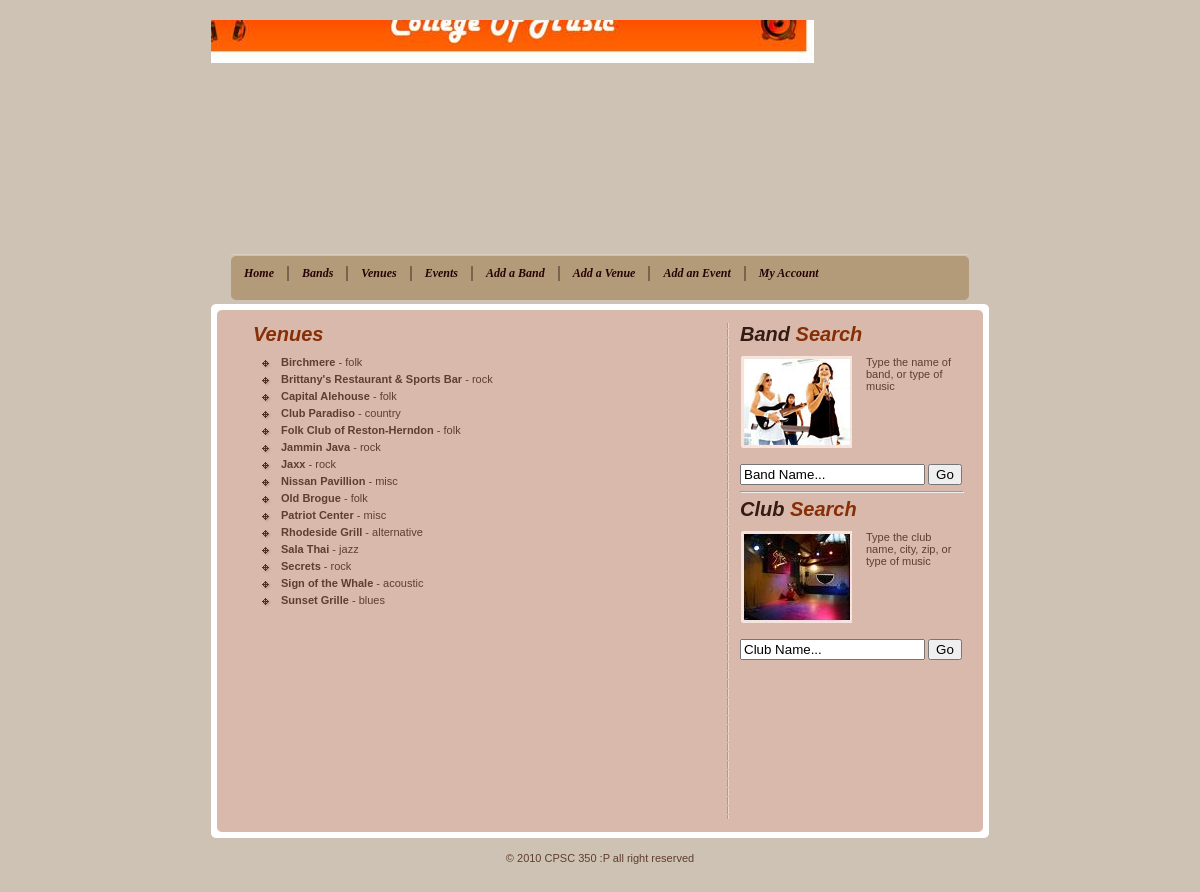
The page /venues.php on the database its author committed.
### tables this page shows
CREATE TABLE IF NOT EXISTS `venue` (
  `venueId` int(11) NOT NULL AUTO_INCREMENT,
  `name` varchar(100) NOT NULL,
  `city` varchar(20) NOT NULL,
  `zipcode` int(11) NOT NULL,
  `description` text NOT NULL,
  `musicType` varchar(100) NOT NULL,
  PRIMARY KEY (`venueId`),
  UNIQUE KEY `name` (`name`),
  KEY `city` (`city`,`zipcode`),
  KEY `musicType` (`musicType`)
);

### venues.php (the view)
<?php include("header.php");?>
<h2>Venues</h2>
<ul>
	<?php
	$search = str_replace("'","\'",$_POST['venueSearch']);
	$query = "SELECT * FROM Venue WHERE name LIKE '%{$search}%' OR city LIKE '%{$search}%' OR zipcode = '{$search}' OR musicType LIKE '%{$search}%' ORDER BY name ASC";
	$result = mysqli_query($db,$query);
	while($row = mysqli_fetch_array($result)) { ?>
	<li>
		<a href="venue.php?venueId=<?php echo $row['venueId'];?>"><?php echo $row['name'];?></a> - <?php echo $row['musicType'];?>
	</li>
	<?php } ?>
</ul>
<?php include("footer.php");?>

### style.css (style rules this page uses)
html { margin: 0; padding: 0; }
body { background: #CDC2B3 url(images/bg.gif); text-align: center; color: #5F3E2F; font: 11px verdana, sans-serif; margin: 0px; padding: 20px 0px 20px 0px; }
a { color: #5F3E2F; font-weight: bold; text-decoration: none; }
#about-box ul { margin-left: 8px; }
h2 { margin: 0px; padding: 0px 0px 10px 0px; font:Arial, Helvetica, sans-serif; font-size:20px; font-style:italic; color:#862e06; }
ul { margin: 0px; padding: 0px; }
li { margin: 0px; padding: 0px 0px 5px 20px; list-style: none; background: 0px 3px url(images/bullet.gif) no-repeat; }

### rows shown on the page
venue: name "Birchmere", musicType "folk"
venue: name "Brittany's Restaurant & Sports Bar", musicType "rock"
venue: name "Capital Alehouse", musicType "folk"
venue: name "Club Paradiso", musicType "country"
venue: name "Folk Club of Reston-Herndon", musicType "folk"
venue: name "Jammin Java", musicType "rock"
venue: name "Jaxx", musicType "rock"
venue: name "Nissan Pavillion", musicType "misc"
venue: name "Old Brogue", musicType "folk"
venue: name "Patriot Center", musicType "misc"
venue: name "Rhodeside Grill", musicType "alternative"
venue: name "Sala Thai", musicType "jazz"
venue: name "Secrets", musicType "rock"
venue: name "Sign of the Whale", musicType "acoustic"
venue: name "Sunset Grille", musicType "blues"
